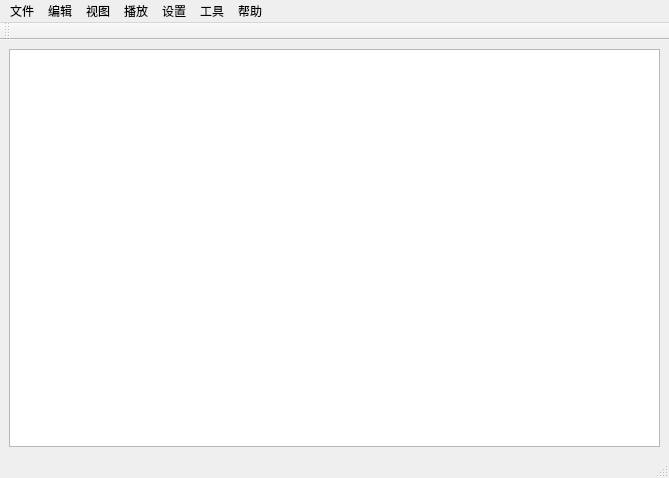
<?xml version="1.0" encoding="UTF-8"?>
<ui version="4.0">
 <class>MainWindow</class>
 <widget class="QMainWindow" name="MainWindow">
  <property name="geometry">
   <rect>
    <x>0</x>
    <y>0</y>
    <width>669</width>
    <height>478</height>
   </rect>
  </property>
  <property name="windowTitle">
   <string>MainWindow</string>
  </property>
  <widget class="QWidget" name="centralwidget">
   <layout class="QHBoxLayout" name="horizontalLayout">
    <item>
     <widget class="QGraphicsView" name="Graph"/>
    </item>
   </layout>
  </widget>
  <widget class="QMenuBar" name="menubar">
   <property name="geometry">
    <rect>
     <x>0</x>
     <y>0</y>
     <width>669</width>
     <height>27</height>
    </rect>
   </property>
   <widget class="QMenu" name="File">
    <property name="title">
     <string>文件</string>
    </property>
    <addaction name="newFile"/>
    <addaction name="openFile"/>
    <addaction name="saveFile"/>
    <addaction name="saveAsFile"/>
    <addaction name="separator"/>
    <addaction name="inportFile"/>
    <addaction name="exportFile"/>
    <addaction name="separator"/>
    <addaction name="exit"/>
   </widget>
   <widget class="QMenu" name="Edit">
    <property name="title">
     <string>编辑</string>
    </property>
    <addaction name="undo"/>
    <addaction name="redo"/>
    <addaction name="separator"/>
    <addaction name="addUnit"/>
    <addaction name="deleteUnit"/>
    <addaction name="copyUnit"/>
    <addaction name="paste"/>
    <addaction name="separator"/>
    <addaction name="connect"/>
    <addaction name="separator"/>
   </widget>
   <widget class="QMenu" name="View">
    <property name="title">
     <string>视图</string>
    </property>
    <addaction name="action_2"/>
   </widget>
   <widget class="QMenu" name="Playing">
    <property name="title">
     <string>播放</string>
    </property>
   </widget>
   <widget class="QMenu" name="Setting">
    <property name="title">
     <string>设置</string>
    </property>
   </widget>
   <widget class="QMenu" name="Help">
    <property name="title">
     <string>帮助</string>
    </property>
   </widget>
   <widget class="QMenu" name="Tools">
    <property name="title">
     <string>工具</string>
    </property>
   </widget>
   <addaction name="File"/>
   <addaction name="Edit"/>
   <addaction name="View"/>
   <addaction name="Playing"/>
   <addaction name="Setting"/>
   <addaction name="Tools"/>
   <addaction name="Help"/>
  </widget>
  <widget class="QStatusBar" name="statusbar"/>
  <widget class="QToolBar" name="toolBar">
   <property name="windowTitle">
    <string>toolBar</string>
   </property>
   <attribute name="toolBarArea">
    <enum>TopToolBarArea</enum>
   </attribute>
   <attribute name="toolBarBreak">
    <bool>false</bool>
   </attribute>
  </widget>
  <action name="newFile">
   <property name="text">
    <string>新建</string>
   </property>
   <property name="shortcut">
    <string>Ctrl+N</string>
   </property>
  </action>
  <action name="openFile">
   <property name="text">
    <string>打开</string>
   </property>
   <property name="shortcut">
    <string>Ctrl+O</string>
   </property>
  </action>
  <action name="saveFile">
   <property name="text">
    <string>保存</string>
   </property>
   <property name="shortcut">
    <string>Ctrl+S</string>
   </property>
  </action>
  <action name="saveAsFile">
   <property name="text">
    <string>另存为</string>
   </property>
   <property name="shortcut">
    <string>Ctrl+Shift+S</string>
   </property>
  </action>
  <action name="inportFile">
   <property name="text">
    <string>导入</string>
   </property>
  </action>
  <action name="exportFile">
   <property name="text">
    <string>导出</string>
   </property>
  </action>
  <action name="exit">
   <property name="text">
    <string>退出</string>
   </property>
  </action>
  <action name="addUnit">
   <property name="text">
    <string>添加节点</string>
   </property>
  </action>
  <action name="deleteUnit">
   <property name="text">
    <string>删除节点</string>
   </property>
  </action>
  <action name="connect">
   <property name="text">
    <string>连接 / 断开连接</string>
   </property>
  </action>
  <action name="undo">
   <property name="text">
    <string>撤销</string>
   </property>
  </action>
  <action name="redo">
   <property name="text">
    <string>重做</string>
   </property>
  </action>
  <action name="copyUnit">
   <property name="text">
    <string>复制节点</string>
   </property>
  </action>
  <action name="paste">
   <property name="text">
    <string>粘贴</string>
   </property>
  </action>
  <action name="action">
   <property name="text">
    <string>节点属性</string>
   </property>
  </action>
  <action name="action_2">
   <property name="text">
    <string>播放器</string>
   </property>
  </action>
 </widget>
 <resources/>
 <connections/>
</ui>
